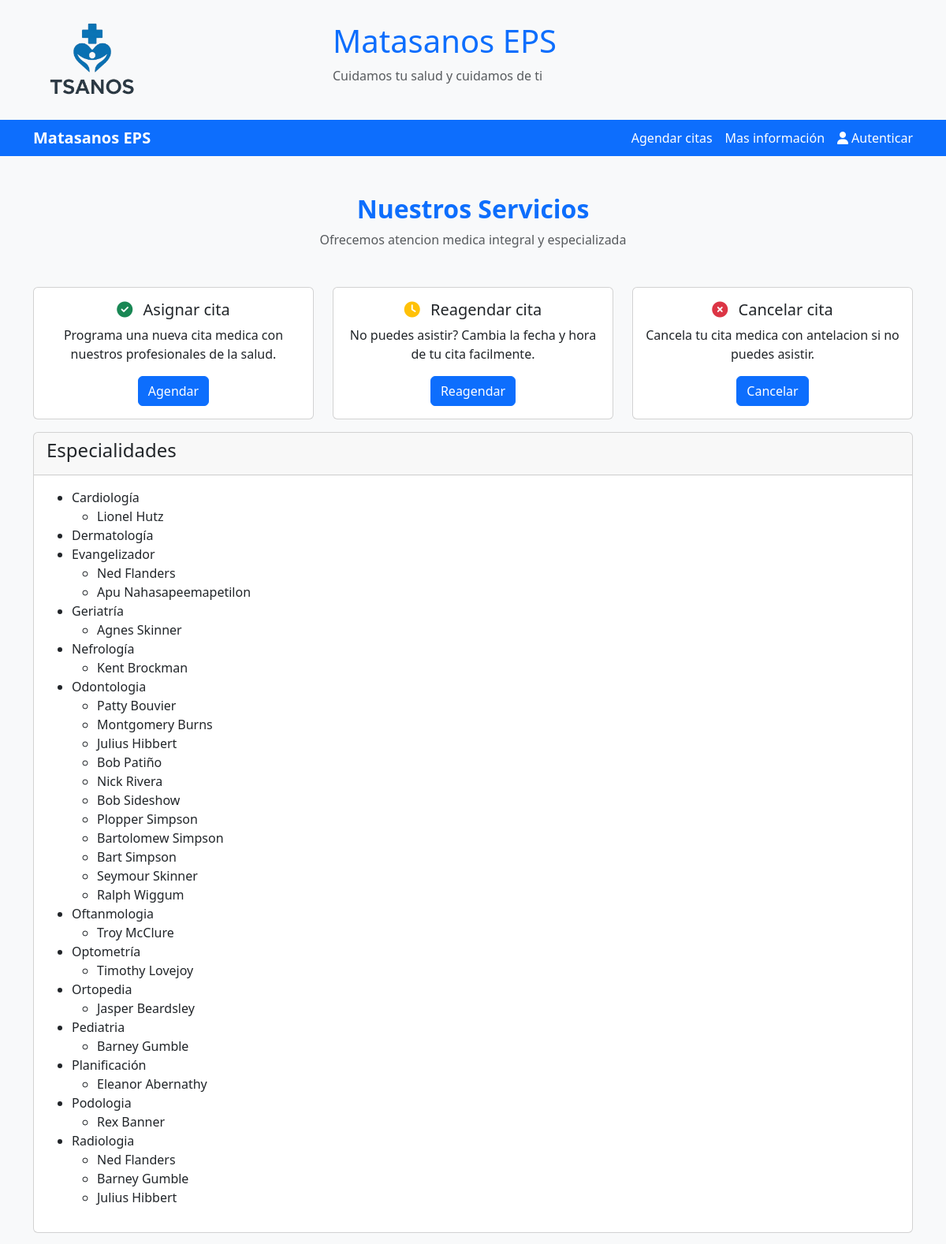
The page / (upper part) on the database its author committed.
### tables this page shows
CREATE TABLE `Especialidad` (
  `idEspecialidad` int(11) NOT NULL,
  `nombre` varchar(45) NOT NULL
);

CREATE TABLE `Medico` (
  `idMedico` int(11) NOT NULL,
  `nombre` varchar(45) NOT NULL,
  `apellido` varchar(45) NOT NULL,
  `correo` varchar(45) NOT NULL,
  `clave` varchar(45) NOT NULL,
  `foto` varchar(45) DEFAULT NULL,
  `Especialidad_idEspecialidad` int(11) NOT NULL
);

### logica/Especialidad.php (called while the page is built, shortened)
<?php
require_once("persistencia/Conexion.php");
require_once ("persistencia/EspecialidadDAO.php");
class Especialidad{
    private $id;
    private $nombre;
    public function getId(){
        return $this -> id;
    }
    public function getNombre(){
        return $this -> nombre;
    }
    public function __construct($id=0, $nombre=""){
        $this -> id = $id;
        $this -> nombre = $nombre;
    }
    public function consultar(){
        $conexion = new Conexion();
        $especialidadDAO = new EspecialidadDAO();
        $conexion -> abrir();
        $conexion -> ejecutar($especialidadDAO -> consultar());
        $especialidades = array();
        while(($datos = $conexion -> registro()) != null){
            $especialidad = new Especialidad($datos[0], $datos[1]);
            array_push($especialidades, $especialidad);
        }
        return $especialidades;
    }
}
?>

### persistencia/EspecialidadDAO.php (called while the page is built, shortened)
<?php
class EspecialidadDAO{
    public function consultar(){
        return "select idEspecialidad, nombre
                from Especialidad
                order by nombre asc";
    }
}
?>

### persistencia/Conexion.php (called while the page is built, shortened)
<?php
class Conexion{
    private $conexion;
    private $resultado;
    public function abrir(){
        $this -> conexion = new mysqli("localhost", "root", "root", "matasanos");
    }
    public function ejecutar($sentencia){
        $this -> resultado = $this -> conexion -> query($sentencia);
    }
    public function registro(){
        return $this -> resultado -> fetch_row();
    }
}
?>

### logica/Medico.php (called while the page is built, shortened)
<?php
require_once("persistencia/Conexion.php");
require_once("logica/Persona.php");
require_once("persistencia/MedicoDAO.php");
class Medico extends Persona {
    private $especialidad;
    public function __construct($id = "", $nombre = "", $apellido = "", $correo = "", $clave = "", $foto = "", $especialidad = ""){
        $this -> especialidad = $especialidad;
    }
    public function consultarPorEspecialidad(){
        $conexion = new Conexion();
        $medicoDAO = new MedicoDAO();
        $conexion -> abrir();
        $conexion -> ejecutar($medicoDAO -> consultarPorEspecialidad($this -> especialidad -> getId()));
        $medicos = array();
        while (($datos = $conexion->registro()) != null) {
            $medico = new Medico(
                $datos[0],
                $datos[1],
                $datos[2],
                $datos[3],
                "",
                "",
                $this -> especialidad
            );
            array_push($medicos, $medico);
        }
        return $medicos;
    }
}

### persistencia/MedicoDAO.php (called while the page is built, shortened)
<?php
class MedicoDAO{
    public function consultarPorEspecialidad($idEspecialidad){
        return "select idMedico, nombre, apellido, correo
                from Medico
                where Especialidad_idEspecialidad = $idEspecialidad
                order by apellido asc";
    }
}

### logica/Persona.php (called while the page is built, shortened)
<?php
abstract class Persona {
    protected $nombre;
    protected $apellido;
    public function __construct($id = "", $nombre="", $apellido="", $correo="", $clave="") {
        $this -> nombre = $nombre;
        $this -> apellido = $apellido;
    }
    public function getNombre() {
        return $this->nombre;
    }
    public function getApellido() {
        return $this->apellido;
    }
}
?>

### presentacion/inicio.php (the view, shortened to what this page needs)
<body class="bg-light">
	<?php include("encabezado.php")?>
	<nav class="bg-primary text-white py-2">
		<div
			class="container d-flex flex-column flex-md-row justify-content-between align-items-center">
			<div class="fw-bold fs-5 mb-2 mb-md-0">Matasanos EPS</div>
			<div
				class="d-flex flex-column flex-md-row gap-3 text-center text-md-start">
				<a href="#" class="text-white text-decoration-none">Agendar citas</a>
				<a href="#" class="text-white text-decoration-none">Mas información</a>
				<a href="?pid=<?php echo base64_encode("presentacion/autenticar.php") ?>" class="text-white text-decoration-none"><i
					class="fas fa-user me-1"></i>Autenticar</a>
			</div>
		</div>
	</nav>
	<div class="container my-5">
		<div class="text-center mb-5">
			<h2 class="text-primary fw-bold">Nuestros Servicios</h2>
			<p class="text-dark opacity-75">Ofrecemos atencion medica integral y
				especializada</p>
		</div>
		<div class="row row-cols-1 row-cols-md-3 g-4">
			<div class="col">
				<div class="card h-100 text-center">
					<div class="card-body">
						<h5 class="card-title">
							<i class="fas fa-check-circle text-success me-2"></i> Asignar
							cita
						</h5>
						<p class="card-text">Programa una nueva cita medica con nuestros
							profesionales de la salud.</p>
						<a href="#" class="btn btn-primary">Agendar</a>
					</div>
				</div>
			</div>
			<div class="col">
				<div class="card h-100 text-center">
					<div class="card-body">
						<h5 class="card-title">
							<i class="fas fa-clock text-warning me-2"></i> Reagendar cita
						</h5>
						<p class="card-text">No puedes asistir? Cambia la fecha y hora de
							tu cita facilmente.</p>
						<a href="#" class="btn btn-primary">Reagendar</a>
					</div>
				</div>
			</div>
			<div class="col">
				<div class="card h-100 text-center">
					<div class="card-body">
						<h5 class="card-title">
							<i class="fas fa-times-circle text-danger me-2"></i> Cancelar
							cita
						</h5>
						<p class="card-text">Cancela tu cita medica con antelacion si no
							puedes asistir.</p>
						<a href="#" class="btn btn-primary">Cancelar</a>
					</div>
				</div>
			</div>
		</div>
		<div class="row mt-3">
			<div class="col">
				<div class="card">
					<div class="card-header"><h4>Especialidades</h4></div>
					<div class="card-body">
        				<?php
        				$especialidad = new Especialidad();
        				$especialidades = $especialidad -> consultar();
        				echo "<ul>";
        				foreach($especialidades as $esp){
        				    echo "<li>" . $esp -> getNombre();
        				    $medico = new Medico("","","","","","",$esp);
        				    $medicos = $medico -> consultarPorEspecialidad();
        				    if (count($medicos) > 0) {
        				        echo "<ul>";
        				        foreach ($medicos as $med) {
        				            echo "<li>" . $med -> getNombre() . " " . $med -> getApellido() . "</li>";
        				        }
        				        echo "</ul>";
        				    }
        				    echo "</li>";
        				}
        				echo "</ul>";
        				?>
    				</div>
				</div>
			</div>
		</div>
	</div>
</body>

### index.php (shortened to what this page needs)
<?php
require ("logica/Especialidad.php");
require ("logica/Medico.php");
?>
<!DOCTYPE html>
<html lang="es">
<head>
<link
	href="https://cdn.jsdelivr.net/npm/bootstrap@5.3.3/dist/css/bootstrap.min.css"
	rel="stylesheet">
<link href="https://use.fontawesome.com/releases/v6.7.2/css/all.css"
	rel="stylesheet">
</head>
<?php
if(!isset($_GET["pid"])){
    include ("presentacion/inicio.php");
}
?>
</html>

### presentacion/encabezado.php
<div class="container py-4">
	<div class="row align-items-center">
		<div class="col-md-4 text-center text-md-start mb-3 mb-md-0">
			<a href="?"><img src="img/logo.png" alt="Logo Matasanos" class="img-fluid"
				style="width: 150px; height: auto;"></a>
		</div>
		<div class="col-md-8 text-center text-md-start">
			<h1 class="text-primary">Matasanos EPS</h1>
			<p class="text-muted">Cuidamos tu salud y cuidamos de ti</p>
		</div>
	</div>
</div>

### rows shown on the page
especialidad: nombre "Cardiología"
medico: nombre "Lionel", apellido "Hutz"
especialidad: nombre "Dermatología"
especialidad: nombre "Evangelizador"
medico: nombre "Ned", apellido "Flanders"
medico: nombre "Apu", apellido "Nahasapeemapetilon"
especialidad: nombre "Geriatría"
medico: nombre "Agnes", apellido "Skinner"
especialidad: nombre "Nefrología"
medico: nombre "Kent", apellido "Brockman"
especialidad: nombre "Odontologia"
medico: nombre "Patty", apellido "Bouvier"
medico: nombre "Montgomery", apellido "Burns"
medico: nombre "Julius", apellido "Hibbert"
medico: nombre "Bob", apellido "Patiño"
medico: nombre "Nick", apellido "Rivera"
medico: nombre "Bob", apellido "Sideshow"
medico: nombre "Plopper", apellido "Simpson"
medico: nombre "Bartolomew", apellido "Simpson"
medico: nombre "Bart", apellido "Simpson"
medico: nombre "Seymour", apellido "Skinner"
medico: nombre "Ralph", apellido "Wiggum"
especialidad: nombre "Oftanmologia"
medico: nombre "Troy", apellido "McClure"
especialidad: nombre "Optometría"
medico: nombre "Timothy", apellido "Lovejoy"
especialidad: nombre "Ortopedia"
medico: nombre "Jasper", apellido "Beardsley"
especialidad: nombre "Pediatria"
medico: nombre "Barney", apellido "Gumble"
especialidad: nombre "Planificación"
medico: nombre "Eleanor", apellido "Abernathy"
especialidad: nombre "Podologia"
medico: nombre "Rex", apellido "Banner"
especialidad: nombre "Radiologia"
medico: nombre "Ned", apellido "Flanders"
medico: nombre "Barney", apellido "Gumble"
medico: nombre "Julius", apellido "Hibbert"
